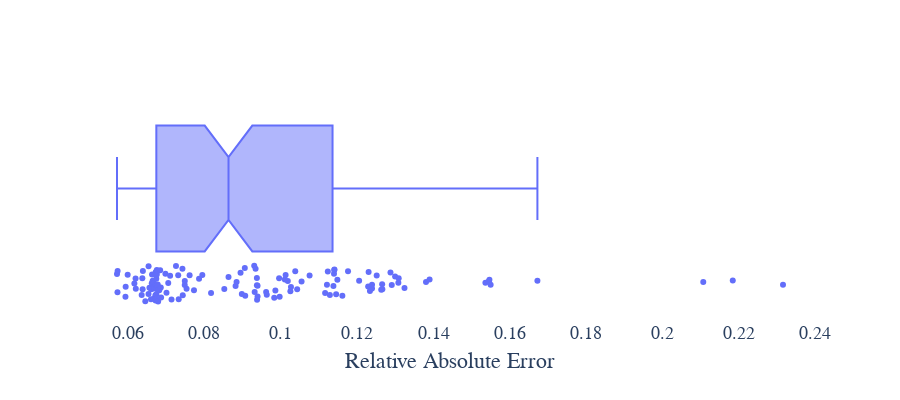

Notebook cell for this chart:
### Markdown cell above
# Boxplot for Relative Absolute Error of Model Arteries

### Code cell
fig = px.box(quants, x="RAE_C", points='all', width=900, height=400,
             labels={"RAE_C": "Relative Absolute Error"}, 
             notched=True)

fig.update_layout(
    paper_bgcolor='white',  # Clean white background
    plot_bgcolor='white',  # White plot background to avoid distractions
    title_font=dict(size=16, color='black', family='Arial'),  # Professional font settings
    xaxis_title_text='Relative Absolute Error',  # Clear and concise axis title
    xaxis=dict(
        title_standoff=10,
        tickfont=dict(family='Arial', size=18),
        title_font=dict(family='Arial', size=22)
    ),
)

pio.write_image(fig, 'results/LFR_DZ_CSTR/results/RAE_boxplot.png', 
                format='png', width=1080, height=720)
fig.show()

### Figure 1 — Plotly figure (JSON) as saved in the notebook; plotly's stock layout.template omitted (floating-point values rounded to 4 significant figures; data arrays with more than 128 entries replaced by an {"elided": "..."} marker saying what was removed)
{"data": [{"alignmentgroup": "True", "boxpoints": "all", "hovertemplate": "Relative Absolute Error=%{x}<extra></extra>", "legendgroup": "", "marker": {"color": "#636efa"}, "name": "", "notched": true, "offsetgroup": "", "orientation": "h", "showlegend": false, "type": "box", "x": {"elided": "135 float values"}, "x0": " ", "xaxis": "x", "y0": " ", "yaxis": "y"}], "layout": {"boxmode": "group", "height": 400, "legend": {"tracegroupgap": 0}, "margin": {"t": 60}, "paper_bgcolor": "white", "plot_bgcolor": "white", "title": {"font": {"color": "black", "family": "Arial", "size": 16}}, "width": 900, "xaxis": {"anchor": "y", "domain": [0, 1], "tickfont": {"family": "Arial", "size": 18}, "title": {"font": {"family": "Arial", "size": 22}, "standoff": 10, "text": "Relative Absolute Error"}}, "yaxis": {"anchor": "x", "domain": [0, 1]}}}
